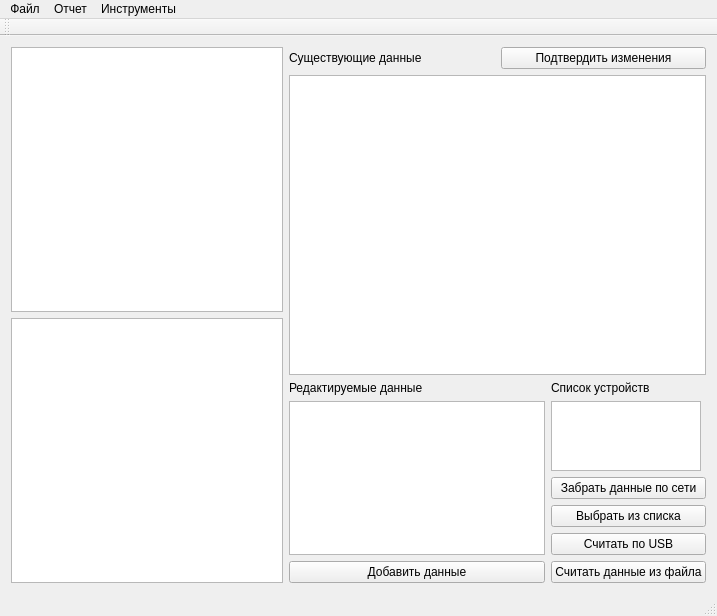
<?xml version="1.0" encoding="UTF-8"?>
<ui version="4.0">
 <class>TestWindow</class>
 <widget class="QMainWindow" name="TestWindow">
  <property name="geometry">
   <rect>
    <x>0</x>
    <y>0</y>
    <width>717</width>
    <height>512</height>
   </rect>
  </property>
  <property name="windowTitle">
   <string>одгАссист</string>
  </property>
  <widget class="QWidget" name="centralWidget">
   <layout class="QHBoxLayout" name="horizontalLayout">
    <item>
     <layout class="QVBoxLayout" name="verticalLayout_4">
      <item>
       <widget class="QTableView" name="tableView_part">
        <property name="maximumSize">
         <size>
          <width>400</width>
          <height>16777215</height>
         </size>
        </property>
       </widget>
      </item>
      <item>
       <widget class="QTableView" name="tableView_cat">
        <property name="maximumSize">
         <size>
          <width>400</width>
          <height>16777215</height>
         </size>
        </property>
       </widget>
      </item>
     </layout>
    </item>
    <item>
     <layout class="QVBoxLayout" name="verticalLayout">
      <item>
       <layout class="QHBoxLayout" name="horizontalLayout_5">
        <item>
         <widget class="QLabel" name="label">
          <property name="text">
           <string>Существующие данные</string>
          </property>
         </widget>
        </item>
        <item>
         <widget class="QPushButton" name="pushButton_4">
          <property name="text">
           <string>Подтвердить изменения</string>
          </property>
         </widget>
        </item>
       </layout>
      </item>
      <item>
       <widget class="QTableView" name="tableView_2">
        <property name="minimumSize">
         <size>
          <width>300</width>
          <height>300</height>
         </size>
        </property>
       </widget>
      </item>
      <item>
       <layout class="QHBoxLayout" name="horizontalLayout_3">
        <item>
         <layout class="QVBoxLayout" name="verticalLayout_3">
          <item>
           <widget class="QLabel" name="label_4">
            <property name="text">
             <string>Редактируемые данные</string>
            </property>
           </widget>
          </item>
          <item>
           <widget class="QTableView" name="tableView">
            <property name="minimumSize">
             <size>
              <width>0</width>
              <height>0</height>
             </size>
            </property>
            <property name="maximumSize">
             <size>
              <width>16777215</width>
              <height>166667</height>
             </size>
            </property>
           </widget>
          </item>
          <item>
           <widget class="QPushButton" name="pushButton_2">
            <property name="text">
             <string>Добавить данные</string>
            </property>
           </widget>
          </item>
         </layout>
        </item>
        <item>
         <layout class="QVBoxLayout" name="verticalLayout_2">
          <item>
           <layout class="QHBoxLayout" name="horizontalLayout_4">
            <item>
             <widget class="QLabel" name="label_3">
              <property name="text">
               <string>Список устройств</string>
              </property>
             </widget>
            </item>
           </layout>
          </item>
          <item>
           <widget class="QTableView" name="tableView_3">
            <property name="maximumSize">
             <size>
              <width>150</width>
              <height>16777215</height>
             </size>
            </property>
           </widget>
          </item>
          <item>
           <widget class="QPushButton" name="pushButton_net">
            <property name="text">
             <string>Забрать данные по сети</string>
            </property>
           </widget>
          </item>
          <item>
           <widget class="QPushButton" name="pushButton_sweepList">
            <property name="text">
             <string>Выбрать из списка</string>
            </property>
           </widget>
          </item>
          <item>
           <widget class="QPushButton" name="pushButton_3">
            <property name="text">
             <string>Считать по USB</string>
            </property>
           </widget>
          </item>
          <item>
           <widget class="QPushButton" name="pushButton">
            <property name="text">
             <string>Считать данные из файла</string>
            </property>
           </widget>
          </item>
         </layout>
        </item>
       </layout>
      </item>
      <item>
       <layout class="QHBoxLayout" name="horizontalLayout_2"/>
      </item>
     </layout>
    </item>
   </layout>
  </widget>
  <widget class="QMenuBar" name="menuBar">
   <property name="geometry">
    <rect>
     <x>0</x>
     <y>0</y>
     <width>717</width>
     <height>21</height>
    </rect>
   </property>
   <widget class="QMenu" name="menu">
    <property name="title">
     <string>Файл</string>
    </property>
    <addaction name="action"/>
    <addaction name="action_2"/>
    <addaction name="separator"/>
    <addaction name="action_6"/>
    <addaction name="separator"/>
    <addaction name="action_4"/>
   </widget>
   <widget class="QMenu" name="menu_2">
    <property name="title">
     <string>Отчет</string>
    </property>
    <addaction name="action_7"/>
   </widget>
   <widget class="QMenu" name="menu_3">
    <property name="title">
     <string>Инструменты</string>
    </property>
    <addaction name="action_3"/>
    <addaction name="separator"/>
    <addaction name="action_9"/>
   </widget>
   <addaction name="menu"/>
   <addaction name="menu_2"/>
   <addaction name="menu_3"/>
  </widget>
  <widget class="QToolBar" name="mainToolBar">
   <attribute name="toolBarArea">
    <enum>TopToolBarArea</enum>
   </attribute>
   <attribute name="toolBarBreak">
    <bool>false</bool>
   </attribute>
  </widget>
  <widget class="QStatusBar" name="statusBar"/>
  <action name="action">
   <property name="text">
    <string>Новая серия/раздел</string>
   </property>
  </action>
  <action name="action_2">
   <property name="text">
    <string>Новая операция/категория</string>
   </property>
  </action>
  <action name="action_4">
   <property name="text">
    <string>Выход</string>
   </property>
  </action>
  <action name="action_6">
   <property name="text">
    <string>Настройка</string>
   </property>
   <property name="visible">
    <bool>false</bool>
   </property>
  </action>
  <action name="action_7">
   <property name="text">
    <string>Сгенерировать отчет</string>
   </property>
  </action>
  <action name="action_8">
   <property name="text">
    <string>Выбор отчета</string>
   </property>
  </action>
  <action name="action_3">
   <property name="text">
    <string>Мастер добавления параметров</string>
   </property>
  </action>
  <action name="action_9">
   <property name="text">
    <string>Проверка категории</string>
   </property>
  </action>
 </widget>
 <layoutdefault spacing="6" margin="11"/>
 <resources/>
 <connections/>
</ui>
